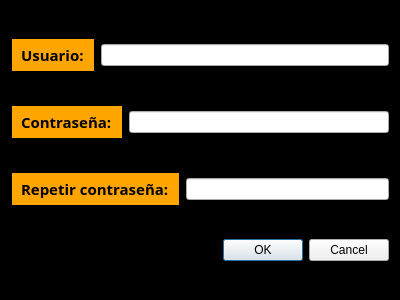
<?xml version="1.0" encoding="UTF-8"?>
<ui version="4.0">
 <class>RegistrarseForm</class>
 <widget class="QDialog" name="RegistrarseForm">
  <property name="windowModality">
   <enum>Qt::ApplicationModal</enum>
  </property>
  <property name="geometry">
   <rect>
    <x>0</x>
    <y>0</y>
    <width>400</width>
    <height>300</height>
   </rect>
  </property>
  <property name="windowTitle">
   <string>Dialog</string>
  </property>
  <property name="styleSheet">
   <string notr="true">QDialog{
background-color: black;
border: 1px solid black;
padding: 5px;
}</string>
  </property>
  <layout class="QVBoxLayout" name="verticalLayout">
   <item>
    <layout class="QHBoxLayout" name="horizontalLayout_2">
     <item>
      <widget class="QLabel" name="label_2">
       <property name="font">
        <font>
         <family>Segoe Print</family>
         <pointsize>11</pointsize>
         <weight>75</weight>
         <bold>true</bold>
        </font>
       </property>
       <property name="styleSheet">
        <string notr="true">QLabel{
background-color: orange;
border: 1px solid black;
padding: 5px;
}</string>
       </property>
       <property name="text">
        <string>Usuario:</string>
       </property>
      </widget>
     </item>
     <item>
      <widget class="QLineEdit" name="lineEdit_2"/>
     </item>
    </layout>
   </item>
   <item>
    <layout class="QHBoxLayout" name="horizontalLayout">
     <item>
      <widget class="QLabel" name="label_3">
       <property name="font">
        <font>
         <family>Segoe Print</family>
         <pointsize>11</pointsize>
         <weight>75</weight>
         <bold>true</bold>
        </font>
       </property>
       <property name="styleSheet">
        <string notr="true">QLabel{
background-color: orange;
border: 1px solid black;
padding: 5px;
}</string>
       </property>
       <property name="text">
        <string>Contraseña:</string>
       </property>
      </widget>
     </item>
     <item>
      <widget class="QLineEdit" name="lineEdit_3">
       <property name="echoMode">
        <enum>QLineEdit::Password</enum>
       </property>
      </widget>
     </item>
    </layout>
   </item>
   <item>
    <layout class="QHBoxLayout" name="horizontalLayout_3">
     <item>
      <widget class="QLabel" name="label">
       <property name="font">
        <font>
         <family>Segoe Print</family>
         <pointsize>11</pointsize>
         <weight>75</weight>
         <bold>true</bold>
        </font>
       </property>
       <property name="styleSheet">
        <string notr="true">QLabel{
background-color: orange;
border: 1px solid black;
padding: 5px;
}</string>
       </property>
       <property name="text">
        <string>Repetir contraseña:</string>
       </property>
      </widget>
     </item>
     <item>
      <widget class="QLineEdit" name="lineEdit">
       <property name="echoMode">
        <enum>QLineEdit::Password</enum>
       </property>
      </widget>
     </item>
    </layout>
   </item>
   <item>
    <widget class="QDialogButtonBox" name="buttonBox">
     <property name="orientation">
      <enum>Qt::Horizontal</enum>
     </property>
     <property name="standardButtons">
      <set>QDialogButtonBox::Cancel|QDialogButtonBox::Ok</set>
     </property>
    </widget>
   </item>
  </layout>
 </widget>
 <resources/>
 <connections>
  <connection>
   <sender>buttonBox</sender>
   <signal>accepted()</signal>
   <receiver>RegistrarseForm</receiver>
   <slot>accept()</slot>
   <hints>
    <hint type="sourcelabel">
     <x>248</x>
     <y>254</y>
    </hint>
    <hint type="destinationlabel">
     <x>157</x>
     <y>274</y>
    </hint>
   </hints>
  </connection>
  <connection>
   <sender>buttonBox</sender>
   <signal>rejected()</signal>
   <receiver>RegistrarseForm</receiver>
   <slot>reject()</slot>
   <hints>
    <hint type="sourcelabel">
     <x>316</x>
     <y>260</y>
    </hint>
    <hint type="destinationlabel">
     <x>286</x>
     <y>274</y>
    </hint>
   </hints>
  </connection>
 </connections>
</ui>
